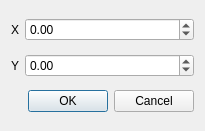
<?xml version="1.0" encoding="UTF-8"?>
<ui version="4.0">
 <class>NewPointDialog</class>
 <widget class="QDialog" name="NewPointDialog">
  <property name="geometry">
   <rect>
    <x>0</x>
    <y>0</y>
    <width>205</width>
    <height>131</height>
   </rect>
  </property>
  <property name="windowTitle">
   <string>Dialog</string>
  </property>
  <layout class="QGridLayout" name="gridLayout">
   <item row="0" column="0">
    <widget class="QLabel" name="label">
     <property name="text">
      <string>X</string>
     </property>
    </widget>
   </item>
   <item row="1" column="0">
    <widget class="QLabel" name="label_2">
     <property name="text">
      <string>Y</string>
     </property>
    </widget>
   </item>
   <item row="2" column="1">
    <widget class="QDialogButtonBox" name="buttonBox">
     <property name="standardButtons">
      <set>QDialogButtonBox::Cancel|QDialogButtonBox::Ok</set>
     </property>
    </widget>
   </item>
   <item row="0" column="1">
    <widget class="QDoubleSpinBox" name="edit_x">
     <property name="minimum">
      <double>-1000000000.000000000000000</double>
     </property>
     <property name="maximum">
      <double>1000000000.000000000000000</double>
     </property>
    </widget>
   </item>
   <item row="1" column="1">
    <widget class="QDoubleSpinBox" name="edit_y">
     <property name="minimum">
      <double>-1000000000.000000000000000</double>
     </property>
     <property name="maximum">
      <double>1000000000.000000000000000</double>
     </property>
    </widget>
   </item>
  </layout>
 </widget>
 <resources/>
 <connections/>
</ui>
